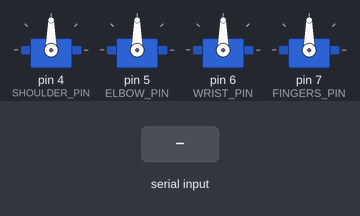
This sketch was run on a simulated Arduino Uno, built with avr-gcc and run on an emulated ATmega328P. Shown: 4 × servo. The test bench sets the inputs (shaded band).

Above: at 1.2 s.
1.3 s: "90,45,200\n" received over Serial
At 2.8 s:
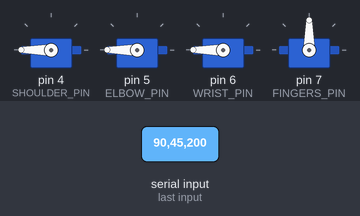
3.8 s: "90,45,200,10\n" received over Serial
At 4.1 s:
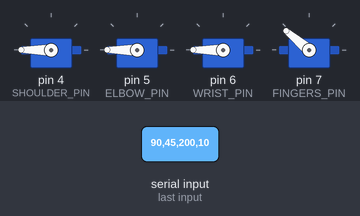
5.3 s: "30,150,10,200\n" received over Serial
At 6.5 s:
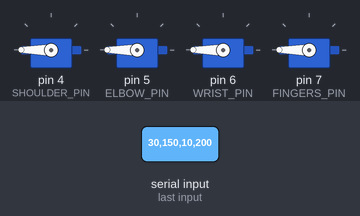
Timing chart, 0 to 8.3 s (numbered marks = the images above; inputs shaded):
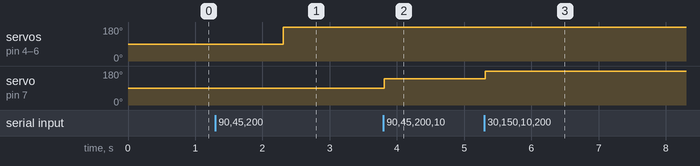

The sketch:

final.ino
```cpp
#include <Servo.h>

// Definição dos pinos dos servos
const int SHOULDER_PIN = 4; // Pino do servo do ombro (eixo Y)
const int ELBOW_PIN = 5;    // Pino do servo do cotovelo (eixo Z)
const int WRIST_PIN = 6;    // Pino do servo do pulso (eixo X)
const int FINGERS_PIN = 7;  // Pino do servo dos dedos (força)

// Definição dos limites de movimento dos servos (em graus)
const int SHOULDER_MIN_ANGLE = 0;
const int SHOULDER_MAX_ANGLE = 180;

const int ELBOW_MIN_ANGLE = 0;
const int ELBOW_MAX_ANGLE = 180;

const int WRIST_MIN_ANGLE = 0;
const int WRIST_MAX_ANGLE = 180;

const int FINGERS_MIN_ANGLE = 0;
const int FINGERS_MAX_ANGLE = 180;

// Inicialização dos objetos Servo
Servo shoulderServo;
Servo elbowServo;
Servo wristServo;
Servo fingersServo;

// Posições iniciais dos servos
int shoulderAngle = 90;
int elbowAngle = 90;
int wristAngle = 90;
int fingersAngle = 90;

// Função para calcular o ângulo baseado na distância
int calculateAngleFromDistance(int distance_cm) {
  return (distance_cm ) * 5;
}

// Função para mover um servo a um ângulo específico com restrição de limites
void moveServo(Servo& servo, int& currentAngle, int angleChange, int minAngle, int maxAngle) {
  int newAngle = currentAngle + angleChange;
  newAngle = constrain(newAngle, minAngle, maxAngle);
  servo.write(newAngle);
  currentAngle = newAngle;
}

void setup() {
  // Associar os servos aos pinos
  shoulderServo.attach(SHOULDER_PIN);
  elbowServo.attach(ELBOW_PIN);
  wristServo.attach(WRIST_PIN);
  fingersServo.attach(FINGERS_PIN);

  // Posicionar os servos na posição inicial
  shoulderServo.write(shoulderAngle);
  elbowServo.write(elbowAngle);
  wristServo.write(wristAngle);
  fingersServo.write(fingersAngle);
  // Iniciar a comunicação serial
  Serial.begin(9600);
}

void loop() {
  // Verificar se há dados disponíveis na porta serial
  if (Serial.available() > 0) {
    // Ler os dados do vetor de movimento
    int xDistance = Serial.parseInt();
    int yDistance = Serial.parseInt();
    int zDistance = Serial.parseInt();
    int force = Serial.parseInt();
    // Calcular os incrementos de ângulo para cada servo
    int shoulderAngleChange = calculateAngleFromDistance(yDistance);
    int elbowAngleChange = calculateAngleFromDistance(zDistance);
    int wristAngleChange = calculateAngleFromDistance(xDistance);
    int fingersAngleChange = calculateAngleFromDistance(force);

    // Mover os servos
    moveServo(shoulderServo, shoulderAngle, shoulderAngleChange, SHOULDER_MIN_ANGLE, SHOULDER_MAX_ANGLE);
    moveServo(elbowServo, elbowAngle, elbowAngleChange, ELBOW_MIN_ANGLE, ELBOW_MAX_ANGLE);
    moveServo(wristServo, wristAngle, wristAngleChange, WRIST_MIN_ANGLE, WRIST_MAX_ANGLE);
    moveServo(fingersServo, fingersAngle, fingersAngleChange, FINGERS_MIN_ANGLE, FINGERS_MAX_ANGLE);

    // Limpar o buffer serial
    Serial.readString();
  }
}
```

Measured:
- after the input at 1.3 s, servo on pin 4 (SHOULDER_PIN), servo on pin 5 (ELBOW_PIN), servo on pin 6 (WRIST_PIN): 90° → 180° after 1.0 s
- after the input at 3.8 s, servo on pin 7 (FINGERS_PIN): 90° → 140° at once
- after the input at 5.3 s, servo on pin 7 (FINGERS_PIN): 140° → 180° at once
